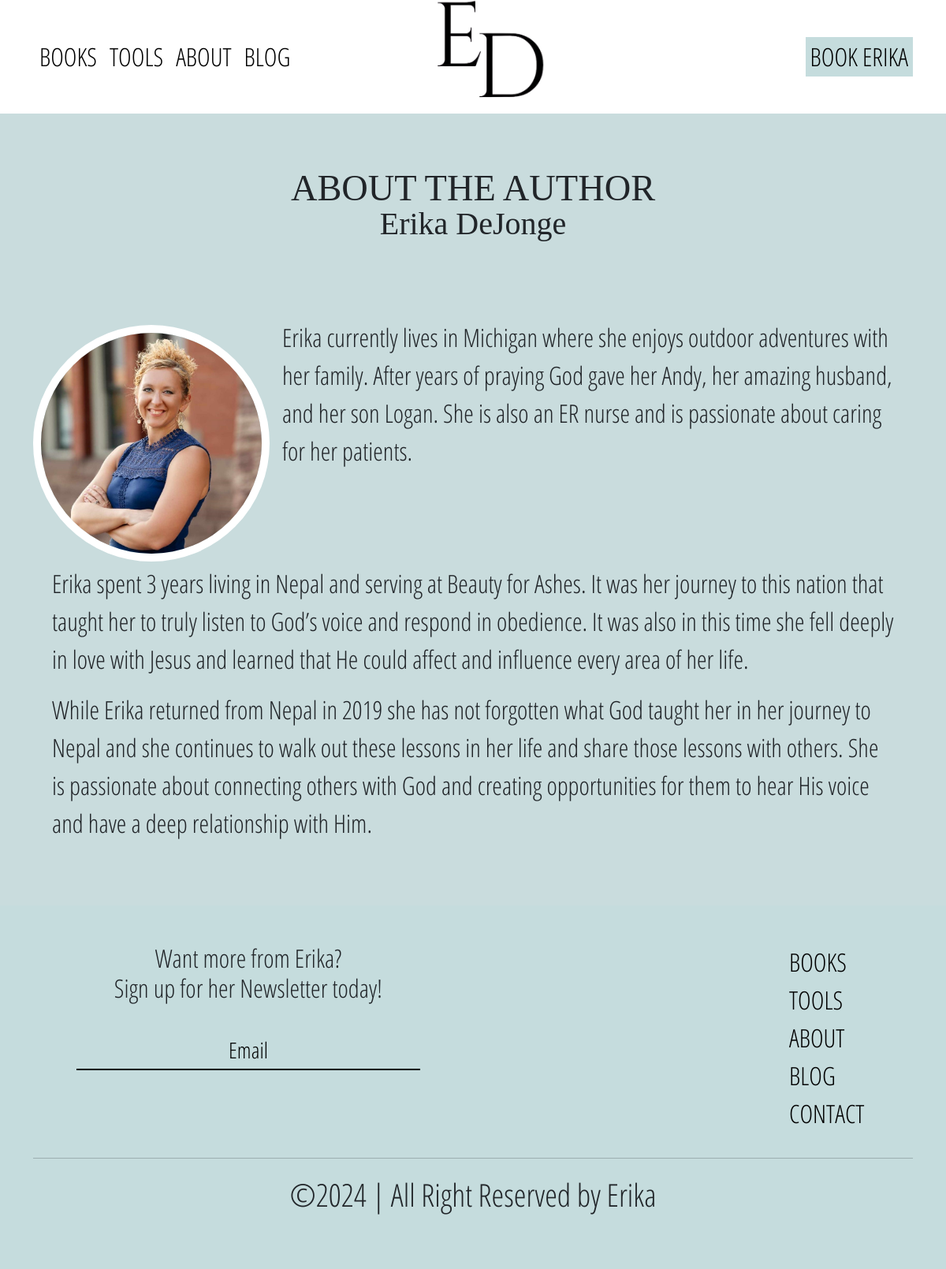
The page /about/ on the database its author committed.
### Erika_Admin/models.py (models this page shows, shortened)
class AboutMe(models.Model):
    Signature = models.CharField(max_length=50)
    Erika_Bio = models.TextField(max_length=200)
    Paragraph = models.TextField(help_text='For the Better view, You can user <br> when ever you want break point in your paragraph.')
    Paragraph_1 = models.TextField(blank=True)
    Author_Image = models.ImageField(upload_to='Media')

### ErikaApp/views.py (the view)
# urls.py: path('about/',views.About.about,name='about'),
    def about(request):
        about_show = AboutMe.objects.all()
        return render(request, "main/about.html",{'about_show':about_show,'date':datetime.datetime.now()})

### ErikaApp/templates/main/about.html
{% extends 'main/base.html' %}
{% load static %}
{% block link %}
<link rel="stylesheet" href="{% static 'css/about.css' %}">
{% endblock link %}
{% block content %}
 <div class="container-fluid about-body">
    <div class="container">
        <div class="wrapper">
            <div class="about-title text-center">
                <label class="title">ABOUT THE AUTHOR</label>
            </div>
            {% for A_show in about_show %}
            <div class="about-title text-center mb-5">
                <h1 class="title-1"> {{A_show.Signature}} </h1>
            </div>
            <div class="author-img about-author-body">
                <div class="img-col ">
                    <img class="img"  src="{{A_show.Author_Image.url}}" alt="Author Image">
                </div>
                <div class="phg py-5">
                    <p class="parg px-3"> {{A_show.Erika_Bio}} </p>
                </div>
            </div>
            <div class="about-author px-4 py-1">
                <p>{{A_show.Paragraph}} </p>
                <p>{{A_show.Paragraph_1}} </p>
            </div>
            {% endfor %}
        </div>
    </div>
</div>
{% endblock content %}

### ErikaApp/static/css/base.css (style rules this page uses)
body { font-family:'Open Sans Condensed'; max-width: 100%; }

### ErikaApp/static/css/about.css (style rules this page uses)
.title { font-family: Cinzel; }
.title-1 { font-family: le jour script; margin-top: -1.2%; }
.about-body { background: #c9dcdd; padding: 5% 0; font-size: 32px; }
.phg { padding-top: 5%; }
.about-author-body { display: flex; justify-content: space-between; }
.about-title .title { font-size: 46.4px; }
.author-img .img-col { padding-top: 5%; }
.author-img .img { border-radius: 50%; border: 0px solid white; width: 300px; height: 300px; border-width: 10px }

### rows shown on the page
AboutMe: Signature "Erika DeJonge", Author_Image (picture), Erika_Bio "Erika currently lives in Michigan where she enjoys outdoor adventures with her family. After years of praying God gave her Andy, her amazing husband, and her son Logan. She is also an ER nurse and is passionate about caring for her patients.", Paragraph "Erika spent 3 years living in Nepal and serving at Beauty for Ashes. It was her journey to this nation that taught her to truly listen to God’s voice and respond in obedience. It was also in this time she fell deeply in love with Jesus and learned that He could affect and influence every area of her life.", Paragraph_1 "While Erika returned from Nepal in 2019 she has not forgotten what God taught her in her journey to Nepal and she continues to walk out these lessons in her life and share those lessons with others. She is passionate about connecting others with God and creating opportunities for them to hear His voice and have a deep relationship with Him."
